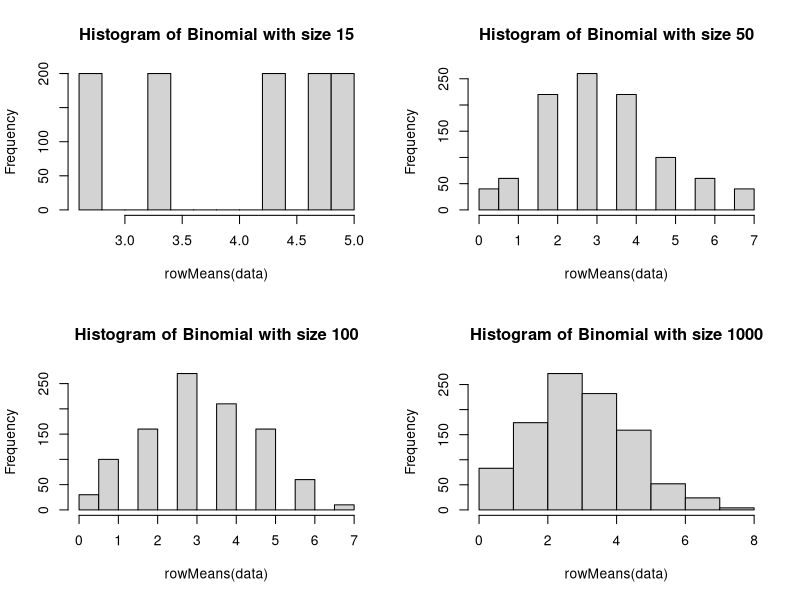
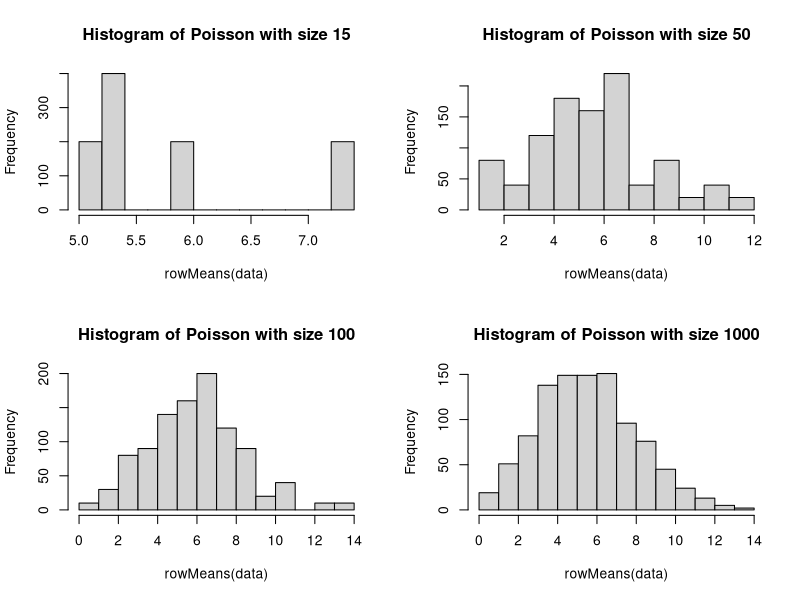
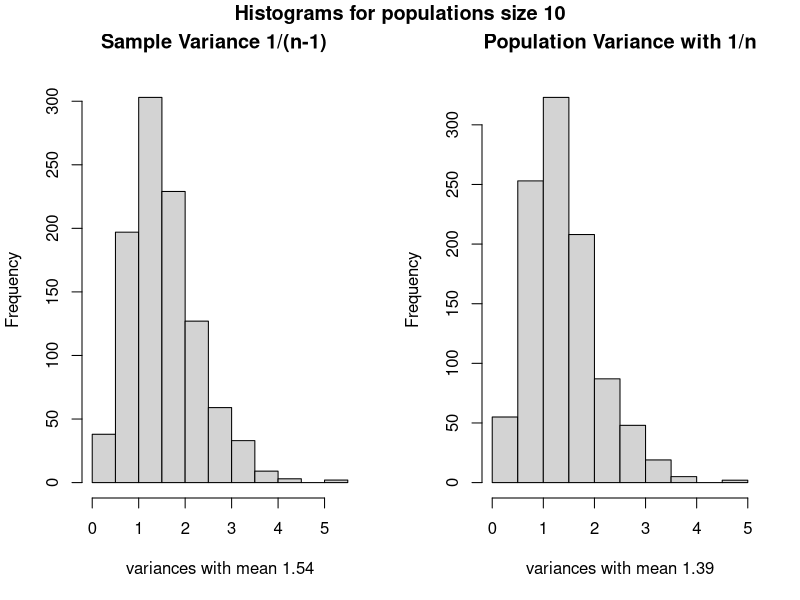
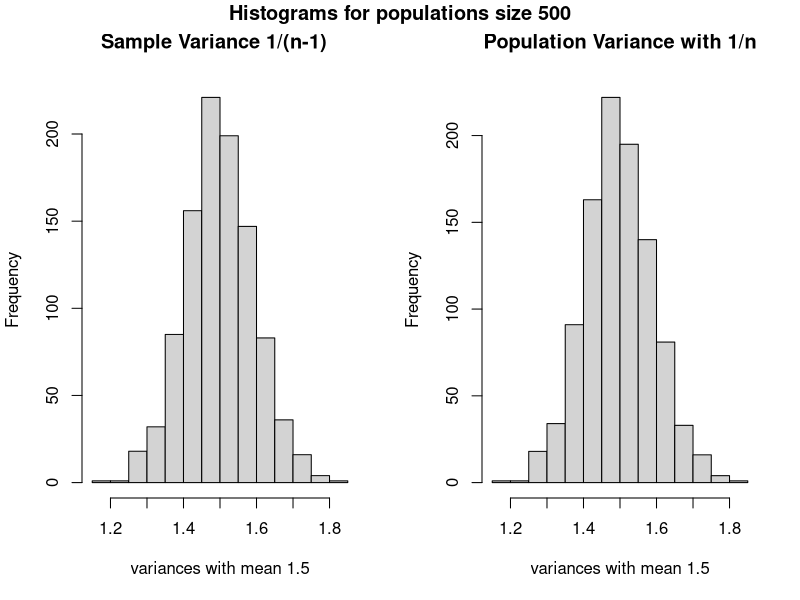
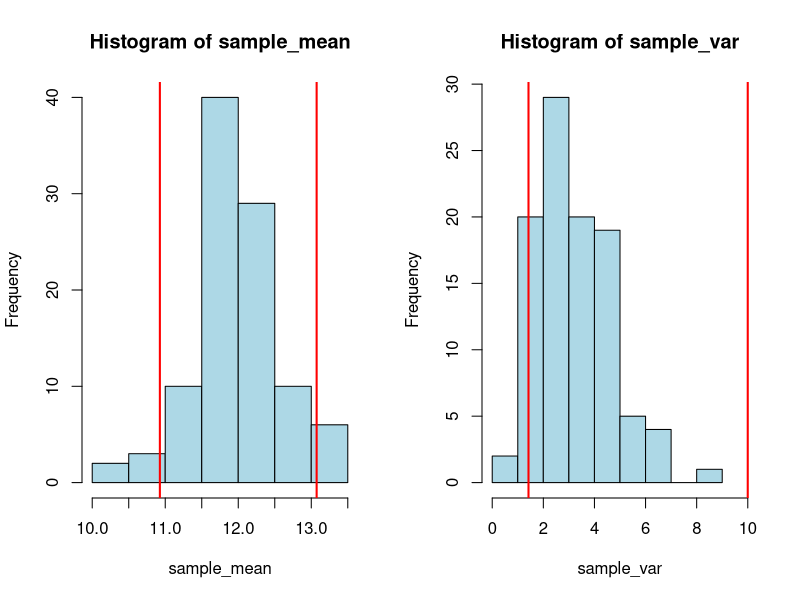

Generate these figures, in order, with R:
## ---- chunk 1
knitr::opts_chunk$set(echo = TRUE)
## ---- chunk 2
#Function for binomial
hist_binomial <- function(samples, size, mean, sd){
  data = matrix(rbinom(size,mean,sd), nrow=samples, ncol = size)
  hist(rowMeans(data), main= paste0("Histogram of Binomial with size ",size))
}

par(mfrow=c(2,2))
sizes = c(15,50,100,1000)
for(i in 1:length(sizes)){
  hist_binomial(1000,sizes[i],10,.35)
}
## ---- chunk 3
#Function for poisson
hist_poisson <- function(samples, size, lambda){
  data = matrix(rpois(size,lambda), nrow=samples, ncol = size)
  hist(rowMeans(data), main= paste0("Histogram of Poisson with size ",size))
}

par(mfrow=c(2,2))
sizes = c(15,50,100,1000)
for(i in 1:length(sizes)){
  hist_poisson(1000,sizes[i],6)
}
## ---- chunk 4
var1 <- function(x){
  1/(length(x)-1)* sum((x - mean(x))^2)
}
var2 <- function(x){
  1/(length(x))* sum((x - mean(x))^2)
}


#Function for Normal
normal_variances <- function(sample, size, mean, sd){
  set.seed(1)
  normal = replicate(size,rnorm(sample,mean,sd))
  variances1 = apply(normal,1, var1 )
  variances2 = apply(normal,1, var2 )
  
  par(mfrow=c(1,2))
  
  hist(variances1, main = "Sample Variance 1/(n-1)  ", 
     xlab = paste0("variances with mean ", round(mean(variances1),2)))
  hist(variances2, main = "Population Variance with 1/n", 
     xlab = paste0("variances with mean ", round(mean(variances2),2)))
  title(paste0("Histograms for populations size ", size), side = 3,line = -1, outer= TRUE)
}

population_size = c(10,500)
for(i in 1:length(population_size)){
  
  normal_variances(1000,population_size[i],30,sqrt(1.5))
}

## ---- chunk 5
#Samples of size n
size = 10
sample = 100
mean = 12
sd = sqrt(3)
std_error_mean = sd/sqrt(size)
alfa = 0.05
Z = qnorm(1-(alfa/2))


#Generate normal data and compute sample mean
normal_mean <- function(sample, size, mean, sd){
  set.seed(1)
  normal = replicate(size,rnorm(sample,mean,sd))
  xbar = apply(normal,1, mean )
  xbar
}

#Generate sample means
sample_mean = normal_mean(sample, size, mean, sd)

#Confidence interval for the mean
lower_limit = mean - Z*std_error_mean
upper_limit = mean + Z*std_error_mean

table(sample_mean > lower_limit & sample_mean< upper_limit)
hist(sample_mean, col="lightblue")
abline(v=lower_limit,col="red",lwd=2)
abline(v=upper_limit,col="red",lwd=2)
## ---- chunk 6
# We consider the same information as the the confidence interval for the mean
Xsq_low = qchisq(1-(alfa/2),size-1)
Xsq_up = qchisq(alfa/2,size-1)

#Generate normal data and compute sample mean
normal_var <- function(sample, size, mean, sd){
  set.seed(1)
  normal = replicate(size,rnorm(sample,mean,sd))
  var = apply(normal,1, var )
  var
}

#Generate sample means
sample_var = normal_var(sample, size, mean, sd)

#Confidence interval for the mean
lower_limit_var = sd^2*(size-1)/Xsq_low
upper_limit_var = sd^2*(size-1)/Xsq_up

table(sample_var > lower_limit_var & sample_var< upper_limit_var)
hist(sample_var, col="lightblue", xlim = c(0,10))
abline(v=lower_limit_var,col="red",lwd=2)
abline(v=upper_limit_var,col="red",lwd=2)
## ---- chunk 7
#Lets generate data
data = rnorm(3, 12, sqrt(3))
data

#Get mean and median
data_mean = mean(data)
data_median = median(data)

#Prove with the squared error formula
min_squared_error_mean = sum((data - data_mean)^2)
min_squeared_error_median = sum((data - data_median)^2)

#Does the mean minimizes the sum of squared error?
min_squared_error_mean < min_squeared_error_median

#Prove with the absolute value
min_absolute_mean =  sum(abs(data - data_mean))
min_absolute_median = sum(abs(data - data_median))

#Does the median minimizes the sum of absolute error?
min_absolute_median < min_absolute_mean
